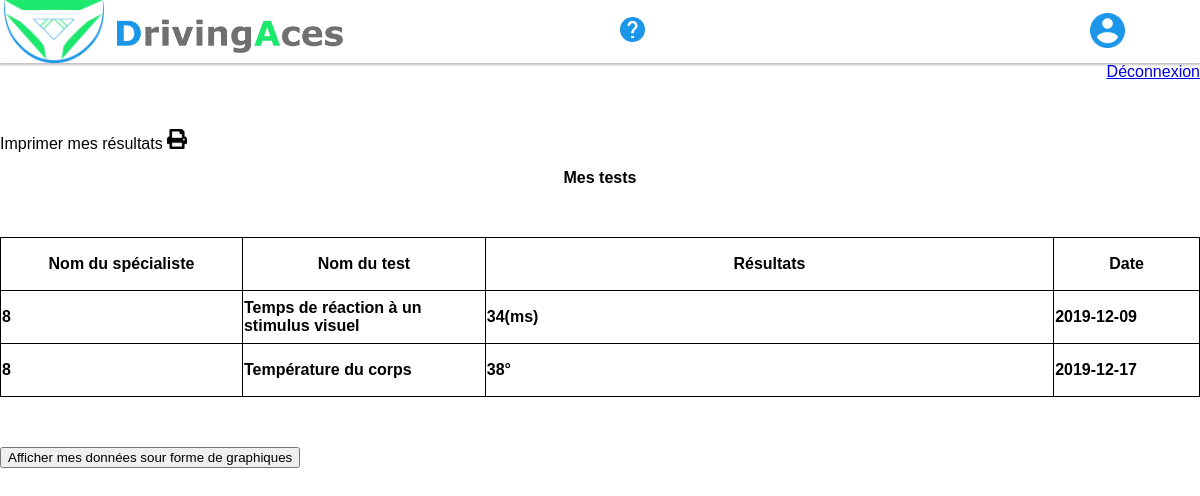
The page /user/tests (signed in) on the database its author committed.
### tables this page shows
CREATE TABLE `data` (
  `id_data` int(11) NOT NULL,
  `date` date NOT NULL,
  `nom` varchar(255) NOT NULL,
  `value` text NOT NULL,
  `id_user` int(11) NOT NULL
);

### model/TestManager.php (called while the page is built, shortened)
<?php
require_once 'model/Manager.php';
class TestManager extends Manager
{
  private $db;
  public function __construct()
  {
      $this->db = $this->dbConnect();
  }
    public function getData($id_user)
    {
        try{
            $req = $this->db->prepare('SELECT * FROM data WHERE id_user = :id_user');
            $req->execute(array(':id_user' => $id_user));
            return $req;
        }
        catch (PDOException $e){
            print $e->getMessage();
        }
    }
}

### model/Manager.php (called while the page is built, shortened)
<?php
abstract class Manager
{
    protected function dbConnect()
    {
        try {
            $db = new PDO('mysql:host=localhost;dbname=driving_aces;charset=utf8', 'root', 'root');
            return $db;
        } catch (Exception $e) {
            die('Erreur: ' . $e->getMessage());
        }
    }
}

### controller/test_control.php (the view, shortened to what this page needs)
<?php
require_once './model/TestManager.php';
if (isset($_SESSION['id_user'])){
    $id_user = $_SESSION['id_user'];
    $test = new TestManager();
    $data = $test->getData($id_user);
    require './view/Tests.php';
}
else {
    header('Location: /user/connection');
}
function display_test($data)
{
    foreach ($data as $row) {
        echo '<tr>
                  <td>'.$row['id_user'].'</td>
                  <td>'.$row['nom'].'</td>
                  <td class="value">'.$row['value'].'</td>
                  <td class="date">'.$row['date'].'</td>
                  </tr>';
    }
}

### view/stylesheets/style_header.css (style rules this page uses)
* { font-family: Arial; }
body { margin: 0; }

### view/stylesheets/style_test.css (style rules this page uses)
table, th, td { border-collapse: collapse; border: 1px solid; height: 50px; }

### rows shown on the page
data: id_user "8", nom "Temps de réaction à un stimulus visuel", value "34(ms)", date "2019-12-09"
data: id_user "8", nom "Température du corps", value "38°", date "2019-12-17"
